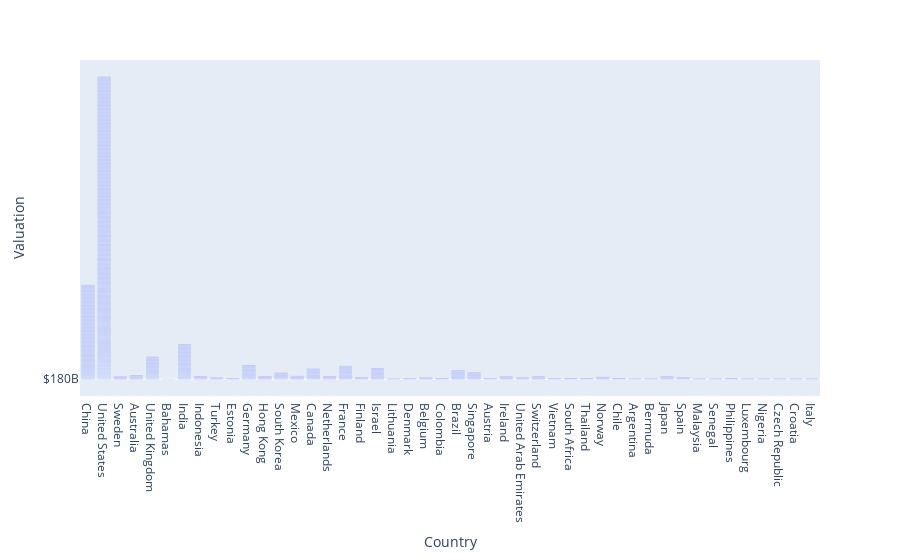

Source (notebook cell):
### Markdown cell above
## Country based start up valuation

### Code cell
valuation_Country =px.bar(df,x='Country',y='Valuation')
valuation_Country.show()

### Figure 1 — Plotly figure (JSON) as saved in the notebook; plotly's stock layout.template omitted (floating-point values rounded to 4 significant figures; data arrays with more than 128 entries replaced by an {"elided": "..."} marker saying what was removed)
{"data": [{"alignmentgroup": "True", "hovertemplate": "Country=%{x}<br>Valuation=%{y}<extra></extra>", "legendgroup": "", "marker": {"color": "#636efa", "pattern": {"shape": ""}}, "name": "", "offsetgroup": "", "orientation": "v", "showlegend": false, "textposition": "auto", "type": "bar", "x": {"elided": "1074 str values"}, "xaxis": "x", "y": {"elided": "1074 str values"}, "yaxis": "y"}], "layout": {"barmode": "relative", "legend": {"tracegroupgap": 0}, "margin": {"t": 60}, "xaxis": {"anchor": "y", "domain": [0, 1], "title": {"text": "Country"}}, "yaxis": {"anchor": "x", "domain": [0, 1], "title": {"text": "Valuation"}}}}
